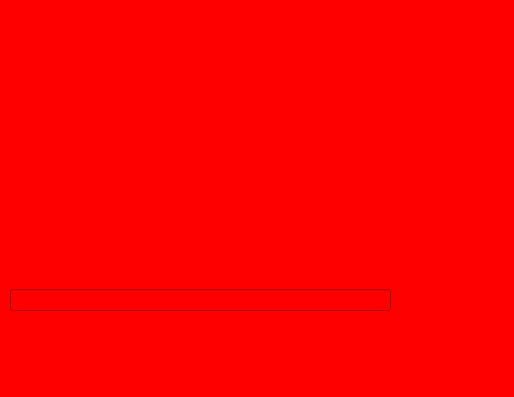
<?xml version="1.0" encoding="UTF-8"?>
<ui version="4.0">
 <class>Form</class>
 <widget class="QWidget" name="Form">
  <property name="geometry">
   <rect>
    <x>0</x>
    <y>0</y>
    <width>514</width>
    <height>397</height>
   </rect>
  </property>
  <property name="windowTitle">
   <string>Form</string>
  </property>
  <property name="styleSheet">
   <string notr="true">QWidget { 
	background-color: red;
}
QVBoxLayout {
	margin:  20px;
}</string>
  </property>
  <widget class="QWidget" name="verticalLayoutWidget">
   <property name="geometry">
    <rect>
     <x>10</x>
     <y>10</y>
     <width>381</width>
     <height>301</height>
    </rect>
   </property>
   <layout class="QVBoxLayout" name="verticalLayout">
    <item>
     <layout class="QHBoxLayout" name="horizontalLayout">
      <property name="spacing">
       <number>0</number>
      </property>
      <item>
       <widget class="QLabel" name="label">
        <property name="lineWidth">
         <number>1</number>
        </property>
        <property name="midLineWidth">
         <number>0</number>
        </property>
        <property name="text">
         <string/>
        </property>
       </widget>
      </item>
     </layout>
    </item>
    <item>
     <widget class="QLineEdit" name="lineEdit"/>
    </item>
   </layout>
  </widget>
 </widget>
 <resources/>
 <connections/>
</ui>
